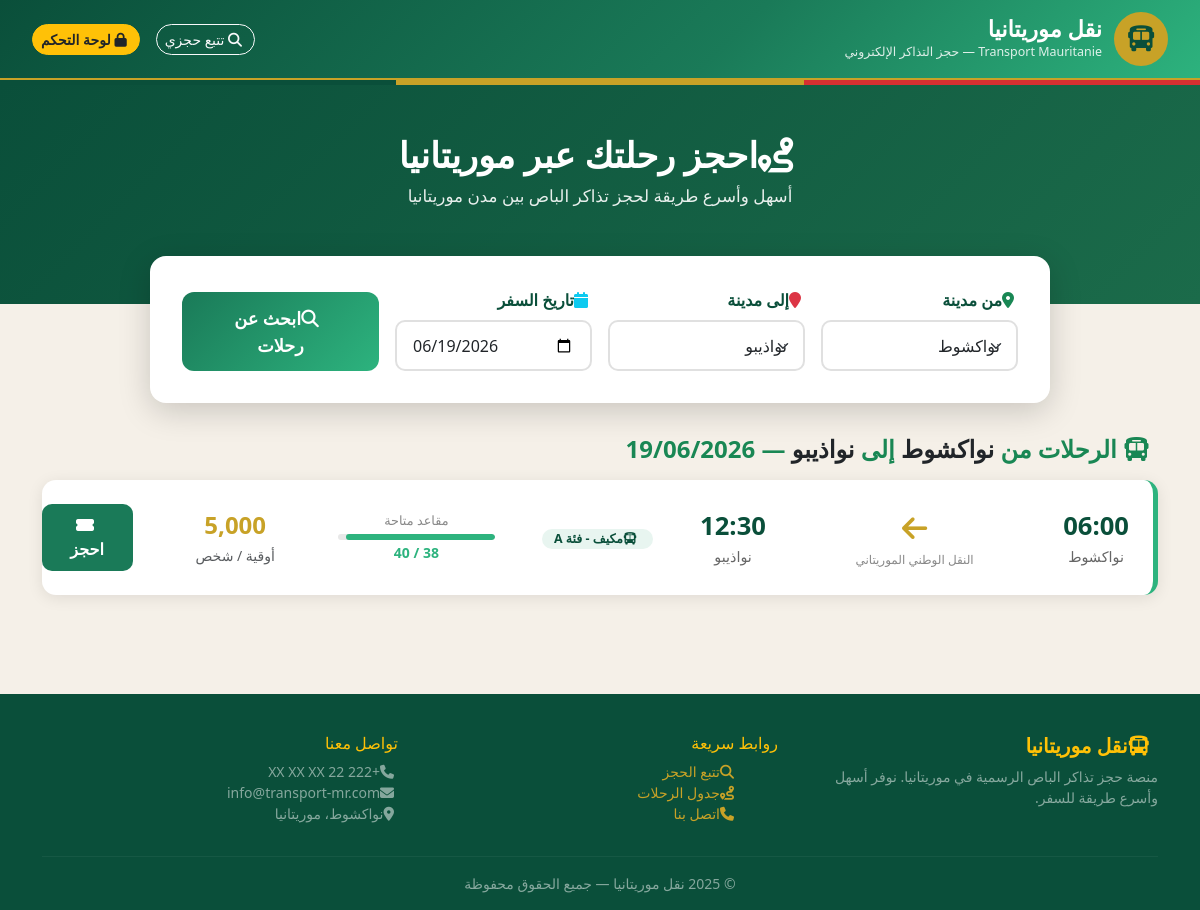
Screenshot of /?from=نواكشوط&to=نواذيبو&date=2026-06-19 with the database file from the repository.
### tables this page shows
CREATE TABLE routes (
    id INTEGER PRIMARY KEY AUTOINCREMENT,
    from_city TEXT(100) NOT NULL,
    to_city TEXT(100) NOT NULL,
    departure_time TEXT(10),
    arrival_time TEXT(10),
    price REAL,
    seats_total INTEGER,
    company TEXT(100),
    bus_type TEXT(50),
    active INTEGER DEFAULT 1,
    created_at TEXT(30)
);

### includes/functions.php (called while the page is built, shortened)
<?php
function sanitize($str) {
    return htmlspecialchars(strip_tags(trim($str)), ENT_QUOTES, 'UTF-8');
}
function getBookedSeats($routeId, $travelDate) {
    $db = getDB();
    $stmt = $db->prepare("SELECT SUM(seat_count) as total FROM bookings
                          WHERE route_id = ? AND travel_date = ? AND status != 'cancelled'");
    $stmt->execute([$routeId, $travelDate]);
    $row = $stmt->fetch(PDO::FETCH_ASSOC);
    return (int)($row['total'] ?? 0);
}
function getMauritanianCities() {
    return [
        'نواكشوط', 'نواذيبو', 'روصو', 'زويرات', 'كيفة',
        'كيهيدي', 'سيلبابي', 'ألاك', 'تيجيكجة', 'أطار',
        'أيون', 'نمامقة', 'بوتلميت', 'مقطع لحجار', 'لعيون',
        'تمبدغة', 'وادان', 'شنقيط', 'تيشيت', 'ولاتة',
        'أكجوجت', 'بئر أم اكرين', 'فدريك'
    ];
}
?>

### index.php (the view, shortened to what this page needs)
<?php
require_once 'includes/functions.php';
$cities = getMauritanianCities();
$routes = [];
$searchDone = false;
$fromCity = $toCity = $travelDate = '';
if ($_SERVER['REQUEST_METHOD'] === 'GET' && isset($_GET['from'])) {
    $fromCity   = sanitize($_GET['from'] ?? '');
    $toCity     = sanitize($_GET['to'] ?? '');
    $travelDate = sanitize($_GET['date'] ?? '');
    $searchDone = true;
    if ($fromCity && $toCity && $travelDate) {
        try {
            $db = getDB();
            $stmt = $db->prepare("SELECT * FROM routes WHERE from_city = ? AND to_city = ? AND active = 1");
            $stmt->execute([$fromCity, $toCity]);
            $rawRoutes = $stmt->fetchAll(PDO::FETCH_ASSOC);
            foreach ($rawRoutes as $r) {
                $booked = getBookedSeats($r['id'], $travelDate);
                $r['available_seats'] = $r['seats_total'] - $booked;
                $routes[] = $r;
            }
        } catch (Exception $e) {
            $routes = getDemoRoutes($fromCity, $toCity, $travelDate);
        }
    }
}
?>
<!DOCTYPE html>
<html lang="ar" dir="rtl">
<head>
<link rel="stylesheet" href="https://cdnjs.cloudflare.com/ajax/libs/bootstrap/5.3.2/css/bootstrap.min.css">
<link rel="stylesheet" href="https://cdnjs.cloudflare.com/ajax/libs/font-awesome/6.5.0/css/all.min.css">
</head>
<body>
<header class="site-header">
    <div class="header-top">
        <div class="logo-area">
            <div class="logo-icon"><i class="fa-solid fa-bus"></i></div>
            <div class="site-name">
                <h1>نقل موريتانيا</h1>
                <p>Transport Mauritanie — حجز التذاكر الإلكتروني</p>
            </div>
        </div>
        <div class="d-flex gap-3 align-items-center">
            <a href="check-booking.php" class="btn btn-outline-light btn-sm rounded-pill">
                <i class="fa fa-search me-1"></i> تتبع حجزي
            </a>
            <a href="admin/login.php" class="btn btn-warning btn-sm rounded-pill text-dark fw-bold">
                <i class="fa fa-lock me-1"></i> لوحة التحكم
            </a>
        </div>
    </div>
    <div class="flag-stripe"></div>
</header>
<section class="hero">
    <h2><i class="fa fa-route me-2"></i>احجز رحلتك عبر موريتانيا</h2>
    <p>أسهل وأسرع طريقة لحجز تذاكر الباص بين مدن موريتانيا</p>
</section>
<div class="container" style="margin-top:0; padding-bottom: 1rem;">
    <div class="search-box">
        <form method="GET" action="">
            <div class="row g-3 align-items-end">
                <div class="col-md-3">
                    <label class="form-label"><i class="fa fa-map-marker-alt text-success me-1"></i>من مدينة</label>
                    <select name="from" class="form-select" required>
                        <?php foreach($cities as $c): ?>
                        <option value="<?= $c ?>" <?= $fromCity===$c?'selected':'' ?>><?= $c ?></option>
                        <?php endforeach; ?>
                    </select>
                </div>
                <div class="col-md-3">
                    <label class="form-label"><i class="fa fa-map-marker text-danger me-1"></i>إلى مدينة</label>
                    <select name="to" class="form-select" required>
                        <?php foreach($cities as $c): ?>
                        <option value="<?= $c ?>" <?= $toCity===$c?'selected':'' ?>><?= $c ?></option>
                        <?php endforeach; ?>
                    </select>
                </div>
                <div class="col-md-3">
                    <label class="form-label"><i class="fa fa-calendar text-info me-1"></i>تاريخ السفر</label>
                    <input type="date" name="date" class="form-control" required
                           min="<?= date('Y-m-d') ?>"
                           value="<?= htmlspecialchars($travelDate) ?>">
                </div>
                <div class="col-md-3">
                    <button type="submit" class="btn-search btn"><i class="fa fa-search me-2"></i>ابحث عن رحلات</button>
                </div>
            </div>
        </form>
    </div>
</div>
<div class="container py-3">
<?php if ($searchDone && $fromCity && $toCity && $travelDate): ?>
    <h4 class="mb-3 text-success fw-bold">
        <i class="fa fa-bus me-2"></i>
        الرحلات من <span class="text-dark"><?= htmlspecialchars($fromCity) ?></span> إلى <span class="text-dark"><?= htmlspecialchars($toCity) ?></span>
        — <?= date('d/m/Y', strtotime($travelDate)) ?>
    </h4>
    <?php if (empty($routes)): ?>
    <div class="alert alert-warning text-center py-4">
        <i class="fa fa-exclamation-triangle fa-2x mb-2 d-block"></i>
        <strong>لا توجد رحلات متاحة</strong> بين هاتين المدينتين في هذا التاريخ.<br>
        <small class="text-muted">جرب تواريخ أو مدناً أخرى.</small>
    </div>
    <?php else: ?>
    <?php foreach($routes as $r): ?>
    <?php
        $seatsPercent = $r['seats_total'] > 0 ? ($r['available_seats']/$r['seats_total'])*100 : 0;
        $seatsColor = $seatsPercent > 50 ? '#2db37e' : ($seatsPercent > 20 ? '#f39c12' : '#e74c3c');
    ?>
    <div class="route-card">
        <div class="row align-items-center">
            <div class="col-md-5">
                <div class="d-flex align-items-center gap-3">
                    <div class="text-center">
                        <div class="route-time"><?= htmlspecialchars($r['departure_time']) ?></div>
                        <div class="route-city"><?= htmlspecialchars($r['from_city']) ?></div>
                    </div>
                    <div class="route-arrow flex-grow-1 text-center">
                        <i class="fa fa-arrow-left"></i>
                        <div style="font-size:.75rem;color:#888;margin-top:2px;">
                            <?= htmlspecialchars($r['company']) ?>
                        </div>
                    </div>
                    <div class="text-center">
                        <div class="route-time"><?= htmlspecialchars($r['arrival_time']) ?></div>
                        <div class="route-city"><?= htmlspecialchars($r['to_city']) ?></div>
                    </div>
                </div>
            </div>
            <div class="col-md-2 text-center">
                <span class="badge route-badge" style="background:#e8f5f0;color:var(--green-dark);">
                    <i class="fa fa-bus me-1"></i><?= htmlspecialchars($r['bus_type']) ?>
                </span>
            </div>
            <div class="col-md-2 text-center">
                <div style="font-size:.8rem;color:#888;">مقاعد متاحة</div>
                <div class="seats-bar mt-1">
                    <div class="seats-fill" style="width:<?= $seatsPercent ?>%;background:<?= $seatsColor ?>"></div>
                </div>
                <small style="color:<?= $seatsColor ?>;font-weight:600;"><?= $r['available_seats'] ?> / <?= $r['seats_total'] ?></small>
            </div>
            <div class="col-md-2 text-center">
                <div class="route-price"><?= number_format($r['price'], 0) ?></div>
                <small class="text-muted">أوقية / شخص</small>
            </div>
            <div class="col-md-1 text-center">
                <?php if ($r['available_seats'] > 0): ?>
                <button class="btn-book btn" onclick="openBooking(<?= $r['id'] ?>,
                    '<?= htmlspecialchars($r['from_city']) ?>',
                    '<?= htmlspecialchars($r['to_city']) ?>',
                    '<?= htmlspecialchars($r['departure_time']) ?>',
                    <?= $r['price'] ?>,
                    '<?= htmlspecialchars($travelDate) ?>',
                    <?= $r['available_seats'] ?>)">
                    <i class="fa fa-ticket-alt me-1"></i>احجز
                </button>
                <?php else: ?>
                <button class="btn-book btn" disabled>مكتمل</button>
                <?php endif; ?>
            </div>
        </div>
    </div>
    <?php endforeach; ?>
    <?php endif; ?>
<?php elseif($searchDone): ?>
    <div class="alert alert-info">يرجى تعبئة جميع حقول البحث.</div>
<?php endif; ?>
</div>
<footer>
    <div class="container">
        <div class="row">
            <div class="col-md-4">
                <h5 class="text-warning fw-bold"><i class="fa fa-bus me-2"></i>نقل موريتانيا</h5>
                <p class="text-white-50 small">منصة حجز تذاكر الباص الرسمية في موريتانيا. نوفر أسهل وأسرع طريقة للسفر.</p>
            </div>
            <div class="col-md-4">
                <h6 class="text-warning">روابط سريعة</h6>
                <ul class="list-unstyled small">
                    <li><a href="check-booking.php"><i class="fa fa-search me-1"></i>تتبع الحجز</a></li>
                    <li><a href="routes.php"><i class="fa fa-route me-1"></i>جدول الرحلات</a></li>
                    <li><a href="contact.php"><i class="fa fa-phone me-1"></i>اتصل بنا</a></li>
                </ul>
            </div>
            <div class="col-md-4">
                <h6 class="text-warning">تواصل معنا</h6>
                <p class="small text-white-50">
                    <i class="fa fa-phone me-1"></i>+222 22 XX XX XX<br>
                    <i class="fa fa-envelope me-1"></i>info@transport-mr.com<br>
                    <i class="fa fa-map-marker-alt me-1"></i>نواكشوط، موريتانيا
                </p>
            </div>
        </div>
        <hr class="footer-divider">
        <p class="text-center text-white-50 small mb-0">© 2025 نقل موريتانيا — جميع الحقوق محفوظة</p>
    </div>
</footer>
</body>
</html>

### index.php (style rules this page uses)
:root { --green-dark: #0a4f3a; --green-mid: #1a7a58; --green-light:#2db37e; --gold: #c8a227; --sand: #f5f0e8; --red-flag: #d63031; }
* { box-sizing: border-box; }
body { font-family: 'Segoe UI', Tahoma, sans-serif; background: var(--sand); color: #1a1a1a; margin: 0; }
.site-header { background: linear-gradient(135deg, var(--green-dark) 0%, var(--green-mid) 60%, var(--green-light) 100%); padding: 0; box-shadow: 0 2px 12px rgba(0,0,0,0.25); }
.header-top { display: flex; align-items: center; justify-content: space-between; padding: 12px 2rem; border-bottom: 2px solid var(--gold); }
.logo-area { display: flex; align-items: center; gap: 12px; }
.logo-icon { width: 54px; height: 54px; background: var(--gold); border-radius: 50%; display: flex; align-items: center; justify-content: center; font-size: 26px; color: var(--green-dark); }
.site-name { color: #fff; }
.site-name h1 { font-size: 1.4rem; margin: 0; font-weight: 700; }
.site-name p { font-size: 0.78rem; margin: 0; opacity: 0.85; }
.flag-stripe { height: 5px; background: linear-gradient(to right, var(--green-dark) 33%, var(--gold) 33%, var(--gold) 67%, var(--red-flag) 67%); }
.hero { background: linear-gradient(135deg, var(--green-dark) 0%, #1b6b4a 100%); padding: 3rem 1rem 5rem; text-align: center; color: #fff; }
.hero h2 { font-size: 2.2rem; font-weight: 700; margin-bottom: 0.5rem; }
.hero p { font-size: 1.05rem; opacity: 0.9; }
.search-box { background: #fff; border-radius: 16px; padding: 2rem; box-shadow: 0 8px 32px rgba(0,0,0,0.18); margin-top: -3rem; position: relative; z-index: 10; max-width: 900px; margin-left: auto; margin-right: auto; }
.search-box .form-label { font-weight: 600; color: var(--green-dark); }
.search-box .form-control, .search-box .form-select { border: 2px solid #e0e0e0; border-radius: 10px; padding: 0.7rem 1rem; font-size: 1rem; transition: border-color .2s; }
.btn-search { background: linear-gradient(135deg, var(--green-mid), var(--green-light)); color: #fff; font-weight: 700; font-size: 1.1rem; border: none; border-radius: 12px; padding: 0.8rem 2.5rem; width: 100%; transition: transform .1s, box-shadow .2s; }
.route-card { background: #fff; border-radius: 14px; box-shadow: 0 3px 16px rgba(0,0,0,0.09); padding: 1.5rem; margin-bottom: 1.2rem; border-right: 5px solid var(--green-light); transition: transform .2s, box-shadow .2s; }
.route-time { font-size: 1.6rem; font-weight: 800; color: var(--green-dark); }
.route-city { font-size: 0.9rem; color: #666; }
.route-arrow { color: var(--gold); font-size: 1.8rem; }
.route-price { font-size: 1.5rem; font-weight: 800; color: var(--gold); }
.route-badge { border-radius: 20px; font-size: 0.78rem; padding: 4px 12px; }
.seats-bar { height: 6px; border-radius: 3px; background: #e8e8e8; overflow: hidden; }
.seats-fill { height: 100%; border-radius: 3px; background: var(--green-light); }
.btn-book { background: var(--green-mid); color: #fff; border: none; border-radius: 10px; padding: 0.6rem 1.8rem; font-weight: 700; transition: background .2s; }
footer { background: var(--green-dark); color: #fff; padding: 2.5rem 0 1rem; margin-top: 4rem; }
footer a { color: var(--gold); text-decoration: none; }
.footer-divider { border-color: rgba(255,255,255,0.2); }

### rows the page displays
routes: departure_time "06:00", from_city "نواكشوط", company "النقل الوطني الموريتاني", arrival_time "12:30", to_city "نواذيبو", bus_type "مكيف - فئة A", seats_total "40", price "5,000"

### other values shown
$fromCity "نواكشوط"
$toCity "نواذيبو"
date('d/m/Y', strtotime($travelDate)) "19/06/2026"
form field from "نواكشوط"
form field to "نواذيبو"
